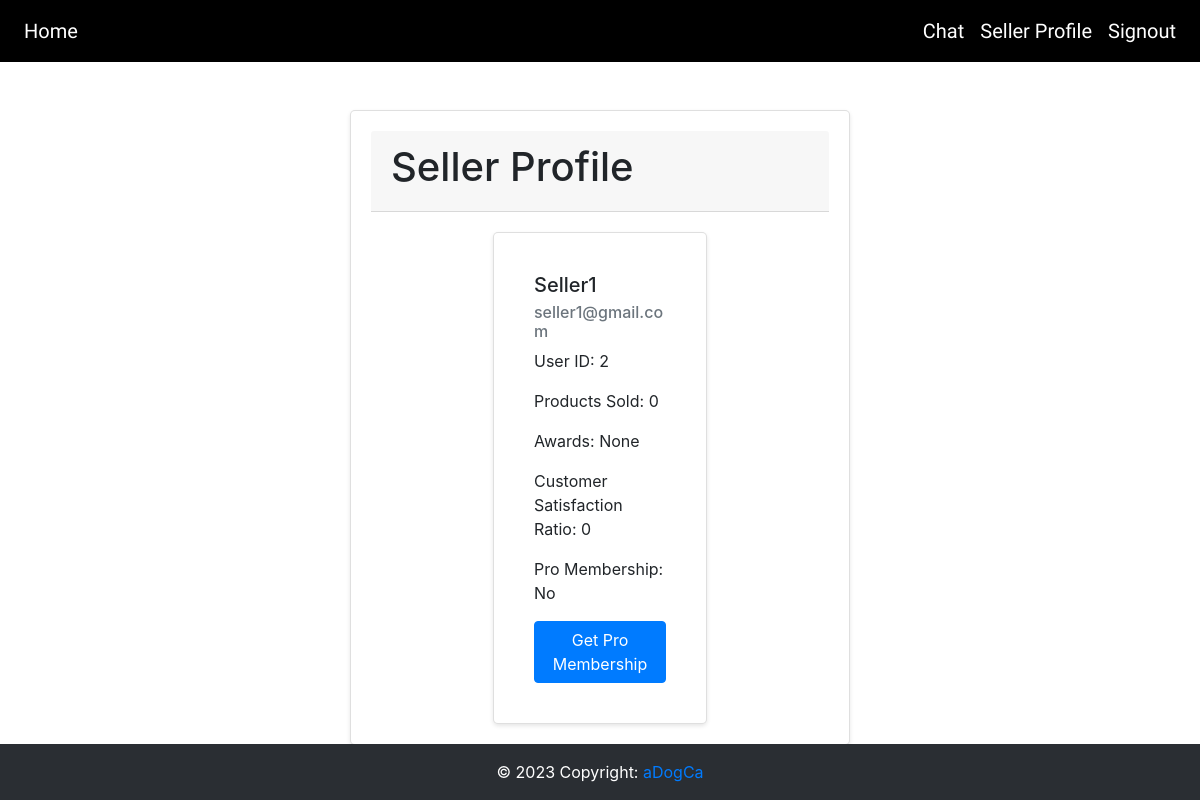
The app's page /seller_profile (signed in), older data.
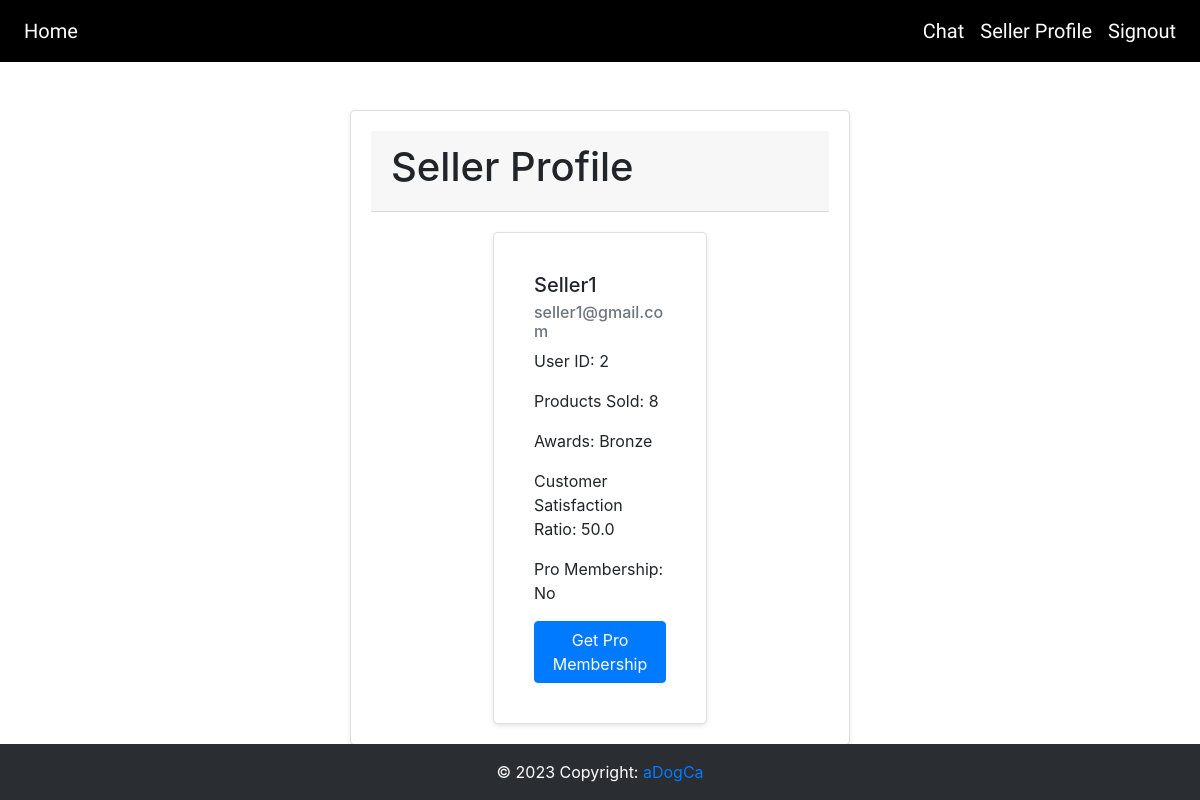
The same page, newer data.
### website/models.py (models this page shows)
class User(db.Model, UserMixin):
    id = db.Column(db.Integer, primary_key=True)
    email = db.Column(db.String(150), unique=True)
    password = db.Column(db.String(150))
    userType = db.Column(db.String(20))
    firstName = db.Column(db.String(150))
    products = db.relationship('Products')
    messages_sent = db.relationship('Message', backref='sender', foreign_keys='Message.sender_id')
    messages_received = db.relationship('Message', backref='recipient', foreign_keys='Message.recipient_id')
    products_sold = db.Column(db.Integer,default=0)
    pro_membership = db.Column(db.String(5),default="No")

### website/views.py (the view)
@views.route('/seller_profile')
def seller_profile():
    user = User.query.get(current_user.id)
    awards = "None"
    if user.products_sold > 25:
        awards = "Gold"
    elif user.products_sold > 15 and user.products_sold <= 25:
        awards = "Silver"
    elif user.products_sold <= 15 and user.products_sold > 5:
        awards = "Bronze"
    ratings = OrderDetails.query.filter_by(seller_id=current_user.id).all()
    total_ratings = len(ratings)
    total_satisfaction = sum([rating.rating for rating in ratings if rating.rating is not None])
    if total_ratings > 0:
        satisfaction_percentage = (total_satisfaction / (total_ratings * 5)) * 100
    else:
        satisfaction_percentage = 0
    return render_template('seller_profile.html', user=user, awards=awards,satisfaction_percentage=satisfaction_percentage)

### website/__init__.py (called while the page is built)
def create_app():
    app = Flask(__name__)
    app.config['SECRET_KEY'] = 'ISEE'
    app.config['SQLALCHEMY_DATABASE_URI'] = f'sqlite:///{DB_NAME}'
    db.init_app(app)
    search = Search()
    search.init_app(app)
    from .views import views
    from .auth import auth
    app.register_blueprint(views, url_prefix='/')
    app.register_blueprint(auth, url_prefix='/')
    from .models import User, Products
    with app.app_context():
        db.create_all()
    login_manager = LoginManager()
    login_manager.login_view = 'auth.login'
    login_manager.init_app(app)
    @login_manager.user_loader
    def load_user(id):
        return User.query.get(int(id))
    return app

### website/templates/seller_profile.html (shortened to what this page needs)
{% extends "base.html" %}
{% block content %}
    <div class="card mt-5">
        <div class="card-header">
            <h1>Seller Profile</h1>
        </div>
        <div class="row">
            <div class="col-md-6 offset-md-3">
                <div class="card">
                    <div class="card-body">
                        <h5 class="card-title">{{ user.firstName }}</h5>
                        <h6 class="card-subtitle mb-2 text-muted">{{ user.email }}</h6>
                        <p class="card-text">User ID: {{ user.id }}</p>
                        <p class="card-text">Products Sold: {{ user.products_sold }}</p>
                        <p class="card-text">Awards: {{ awards }}</p>
                        <p class="card-text">Customer Satisfaction Ratio: {{ satisfaction_percentage }}</p>
                        <p class="card-text">Pro Membership: {{ user.pro_membership }}</p>
                        {% if user.pro_membership == "No" %}
            <button type="button" class="btn btn-primary" data-toggle="modal" data-target="#getProMembershipModal">
                Get Pro Membership
            </button>
            </div>
        {% endif %}
                    </div>
                </div>
            </div>
{% endblock %}

Row changes from the older to the newer data that the page shows:
changed User "Seller1": products_sold "0" → "8"
Text that changed along with them:
{{ awards }}: "None" → "Bronze"
{{ satisfaction_percentage }}: "0" → "50.0"
